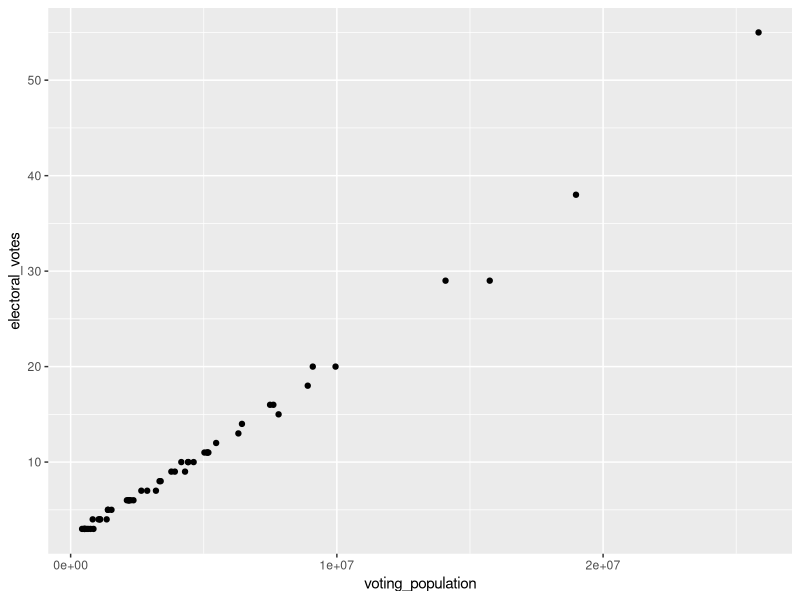
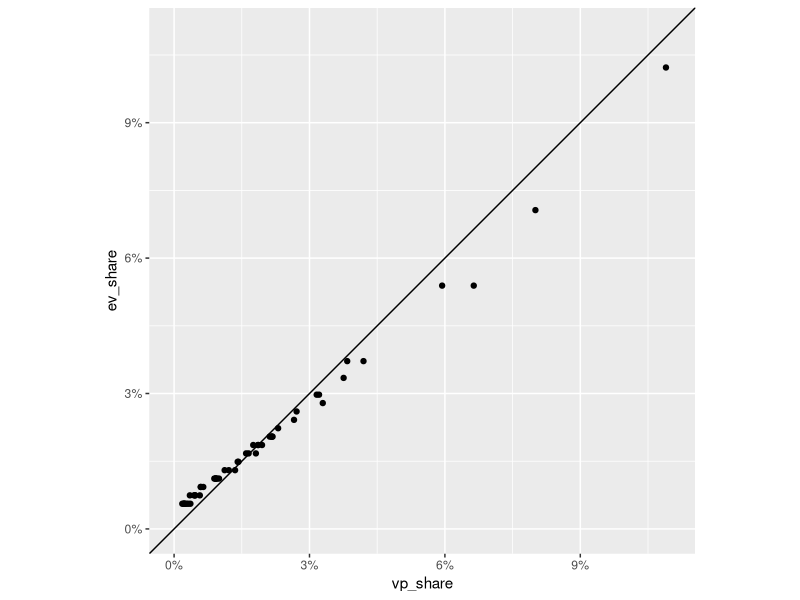
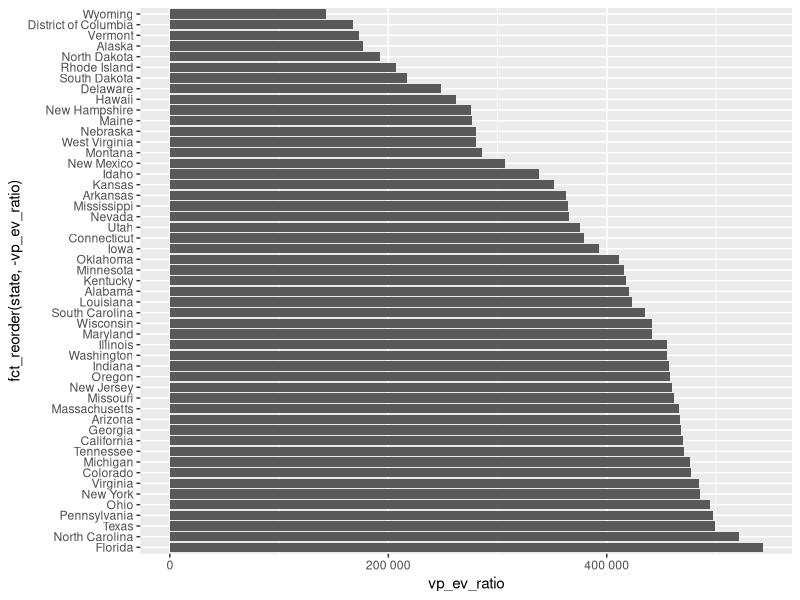

Recreate these plots in R, in order.
library(tidyverse)
library(ggtext)

#' Sources:
#' Electoral College 2020: https://www.archives.gov/electoral-college/allocation
#' Voting population 2020: https://en.wikipedia.org/wiki/Voter_turnout_in_United_States_presidential_elections

ec <- read_tsv(file.path("data", "electoral-college-2020.tsv"))

ec |> 
  ggplot(aes(voting_population, electoral_votes)) +
  geom_point()

ec |> 
  mutate(
    ev_share = electoral_votes / sum(electoral_votes),
    vp_share = voting_population / sum(voting_population)
  ) |> 
  ggplot(aes(vp_share, ev_share)) +
  geom_point() +
  geom_abline() +
  scale_x_continuous(labels = scales::label_percent()) +
  scale_y_continuous(labels = scales::label_percent()) +
  coord_equal(xlim = c(0, 0.11), ylim = c(0, 0.11))

ec |> 
  mutate(
    ev_share = electoral_votes / sum(electoral_votes),
    vp_share = voting_population / sum(voting_population),
    vp_ev_ratio = voting_population / electoral_votes
  ) |> 
  ggplot(aes(vp_ev_ratio, fct_reorder(state, -vp_ev_ratio))) +
  geom_col() +
  scale_x_continuous(labels = scales::label_number())
